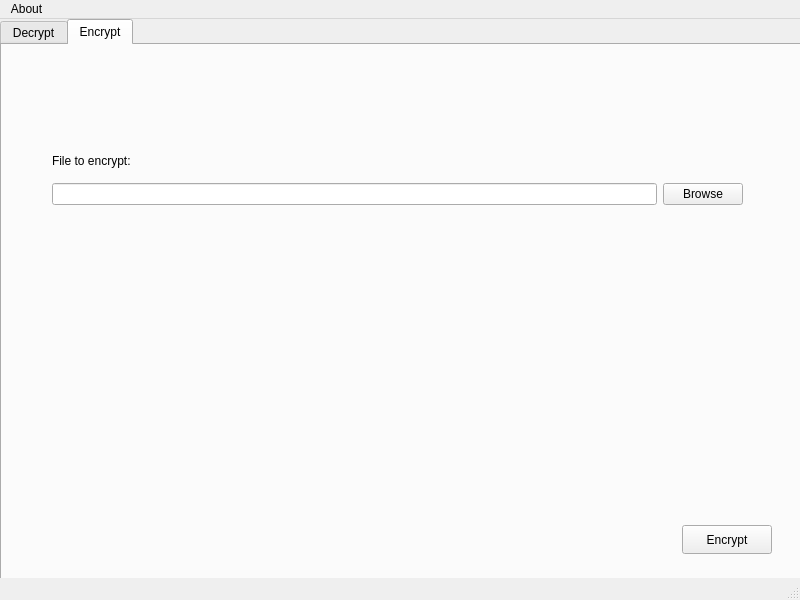
<?xml version="1.0" encoding="UTF-8"?>
<ui version="4.0">
 <class>MainWindow</class>
 <widget class="QMainWindow" name="MainWindow">
  <property name="geometry">
   <rect>
    <x>0</x>
    <y>0</y>
    <width>800</width>
    <height>600</height>
   </rect>
  </property>
  <property name="windowTitle">
   <string>WappySav</string>
  </property>
  <widget class="QWidget" name="centralwidget">
   <widget class="QTabWidget" name="tabWidget">
    <property name="geometry">
     <rect>
      <x>0</x>
      <y>0</y>
      <width>801</width>
      <height>571</height>
     </rect>
    </property>
    <property name="tabPosition">
     <enum>QTabWidget::TabPosition::North</enum>
    </property>
    <property name="tabShape">
     <enum>QTabWidget::TabShape::Rounded</enum>
    </property>
    <property name="currentIndex">
     <number>1</number>
    </property>
    <property name="iconSize">
     <size>
      <width>16</width>
      <height>16</height>
     </size>
    </property>
    <property name="elideMode">
     <enum>Qt::TextElideMode::ElideNone</enum>
    </property>
    <property name="usesScrollButtons">
     <bool>true</bool>
    </property>
    <widget class="QWidget" name="DecryptTab">
     <attribute name="title">
      <string>Decrypt</string>
     </attribute>
     <widget class="QPushButton" name="DecryptButton">
      <property name="geometry">
       <rect>
        <x>680</x>
        <y>480</y>
        <width>90</width>
        <height>29</height>
       </rect>
      </property>
      <property name="text">
       <string>Decrypt</string>
      </property>
     </widget>
     <widget class="QWidget" name="layoutWidget">
      <property name="geometry">
       <rect>
        <x>50</x>
        <y>100</y>
        <width>691</width>
        <height>60</height>
       </rect>
      </property>
      <layout class="QVBoxLayout" name="verticalLayout">
       <item>
        <widget class="QLabel" name="label">
         <property name="text">
          <string>File to decrypt:</string>
         </property>
        </widget>
       </item>
       <item>
        <layout class="QHBoxLayout" name="horizontalLayout">
         <item>
          <widget class="QLineEdit" name="DecryptFile">
           <property name="readOnly">
            <bool>true</bool>
           </property>
          </widget>
         </item>
         <item>
          <widget class="QPushButton" name="BrowseDecrypt">
           <property name="text">
            <string>Browse</string>
           </property>
          </widget>
         </item>
        </layout>
       </item>
      </layout>
     </widget>
    </widget>
    <widget class="QWidget" name="EncryptTab">
     <attribute name="title">
      <string>Encrypt</string>
     </attribute>
     <widget class="QPushButton" name="EncryptButton">
      <property name="geometry">
       <rect>
        <x>680</x>
        <y>480</y>
        <width>90</width>
        <height>29</height>
       </rect>
      </property>
      <property name="text">
       <string>Encrypt</string>
      </property>
     </widget>
     <widget class="QWidget" name="layoutWidget_3">
      <property name="geometry">
       <rect>
        <x>50</x>
        <y>100</y>
        <width>691</width>
        <height>60</height>
       </rect>
      </property>
      <layout class="QVBoxLayout" name="verticalLayout_4">
       <item>
        <widget class="QLabel" name="label_4">
         <property name="text">
          <string>File to encrypt:</string>
         </property>
        </widget>
       </item>
       <item>
        <layout class="QHBoxLayout" name="horizontalLayout_37">
         <item>
          <widget class="QLineEdit" name="EncryptFile">
           <property name="readOnly">
            <bool>true</bool>
           </property>
          </widget>
         </item>
         <item>
          <widget class="QPushButton" name="BrowseEncrypt">
           <property name="text">
            <string>Browse</string>
           </property>
          </widget>
         </item>
        </layout>
       </item>
      </layout>
     </widget>
    </widget>
   </widget>
  </widget>
  <widget class="QMenuBar" name="menubar">
   <property name="geometry">
    <rect>
     <x>0</x>
     <y>0</y>
     <width>800</width>
     <height>21</height>
    </rect>
   </property>
   <widget class="QMenu" name="menuAbout">
    <property name="title">
     <string>About</string>
    </property>
    <addaction name="actionInfo"/>
    <addaction name="actionAbout_Qt"/>
   </widget>
   <addaction name="menuAbout"/>
  </widget>
  <widget class="QStatusBar" name="statusbar"/>
  <action name="actionInfo">
   <property name="text">
    <string>Info</string>
   </property>
   <property name="menuRole">
    <enum>QAction::MenuRole::AboutRole</enum>
   </property>
  </action>
  <action name="actionAbout_Qt">
   <property name="text">
    <string>About Qt</string>
   </property>
   <property name="menuRole">
    <enum>QAction::MenuRole::AboutQtRole</enum>
   </property>
  </action>
 </widget>
 <resources/>
 <connections>
  <connection>
   <sender>BrowseDecrypt</sender>
   <signal>clicked()</signal>
   <receiver>MainWindow</receiver>
   <slot>update()</slot>
   <hints>
    <hint type="sourcelabel">
     <x>690</x>
     <y>203</y>
    </hint>
    <hint type="destinationlabel">
     <x>399</x>
     <y>299</y>
    </hint>
   </hints>
  </connection>
 </connections>
</ui>
